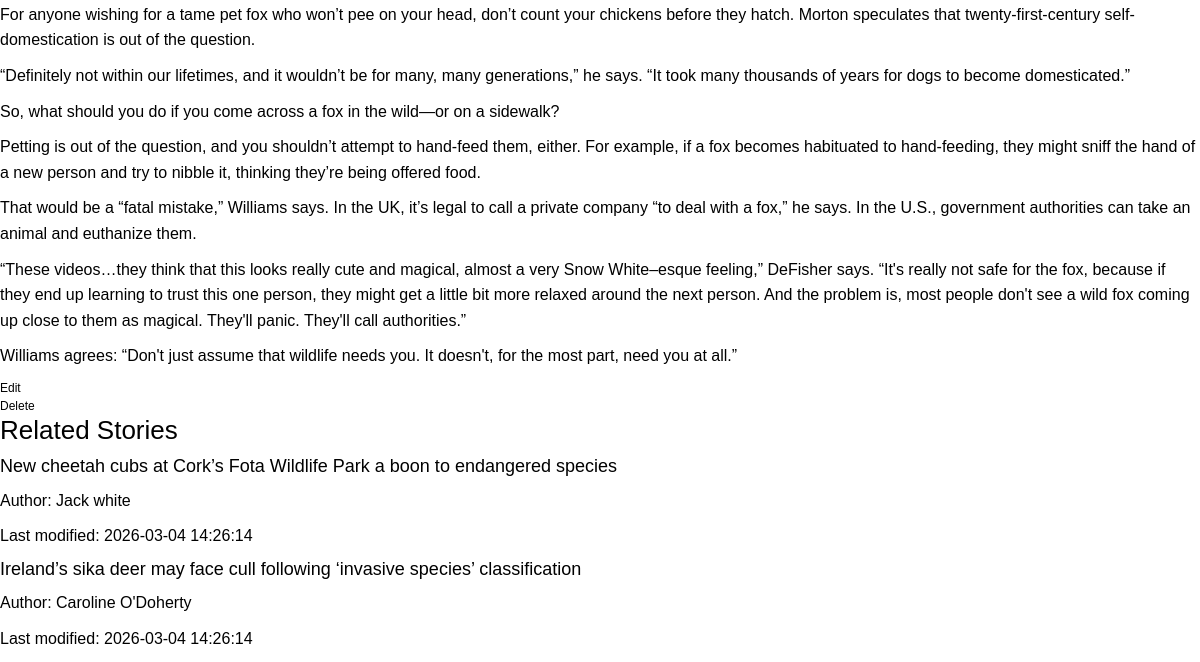
/view_story.php?id=2 (lower part), run on an earlier commit of the app's database.
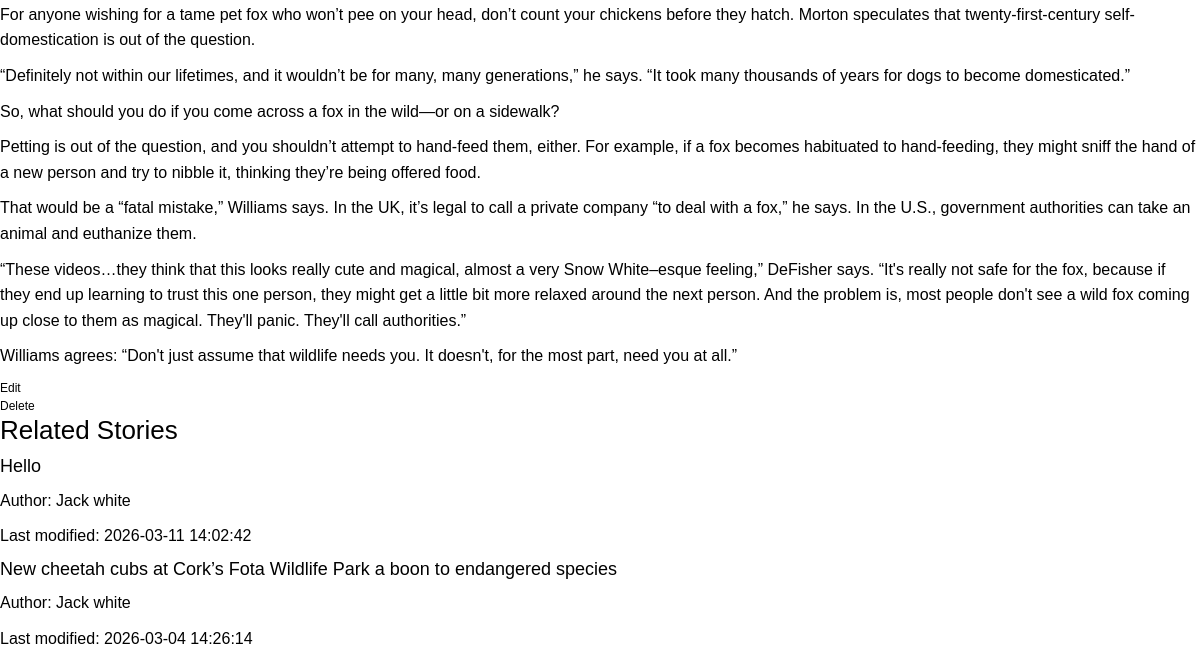
And on a later commit of the database.
### tables this page shows
CREATE TABLE `stories` (
  `id` int NOT NULL,
  `headline` varchar(255) NOT NULL,
  `short_headline` varchar(255) NOT NULL,
  `subheadline` varchar(500) NOT NULL,
  `article` text NOT NULL,
  `img_url` varchar(255) NOT NULL,
  `author_id` int NOT NULL,
  `category_id` int NOT NULL,
  `location_id` int NOT NULL,
  `created_at` timestamp NOT NULL DEFAULT CURRENT_TIMESTAMP,
  `updated_at` timestamp NOT NULL DEFAULT CURRENT_TIMESTAMP
);

CREATE TABLE `authors` (
  `id` int NOT NULL,
  `first_name` varchar(30) NOT NULL,
  `last_name` varchar(30) NOT NULL
);

### classes/Story.php (called while the page is built, shortened)
<?php
class Story {
    public function __construct($props = null) {
        if ($props != null) {
            if (array_key_exists("id", $props)) {
                $this->id = $props["id"];
            }
            $this->headline       = $props["headline"];
            if (array_key_exists("updated_at", $props)) {
                $this->updated_at = $props["updated_at"];
            }
        }
    }
    private static function find($sql, $params, $options = NULL) {
        $stories = array();
        $db = null;
        try {
            $db = DB::getInstance()->getConnection();
            if ($options != NULL && is_array($options)) {
                if (array_key_exists("order_by", $options)) {
                    $allowed_columns = array_keys(get_class_vars(self::class));
                    if (in_array($options["order_by"], $allowed_columns)) {
                        $direction = (array_key_exists("order", $options) && strtoupper($options["order"]) === "DESC") ? "DESC" : "ASC";
                        $sql .= " ORDER BY " . $options["order_by"] . " " . $direction;
                    }
                }
                if (array_key_exists("limit", $options)) {
                    $sql .= " LIMIT :limit";
                    $params["limit"] = $options["limit"];
                }
            }
            $stmt = $db->prepare($sql);
            $status = $stmt->execute($params);
            if ($stmt->rowCount() !== 0) {
                $row = $stmt->fetch(PDO::FETCH_ASSOC);
                while ($row !== FALSE) {
                    $story = new Story($row);
                    $stories[] = $story;
                    $row = $stmt->fetch(PDO::FETCH_ASSOC);
                }
            }
        }
        finally {
            if ($db !== null) {
                $db = null;
            }
        }
        return $stories;
    }
    public static function findByCategory($id, $options = NULL) {
        $sql = "SELECT * FROM stories WHERE category_id = :category_id";
        $params = [
            ":category_id" => $id
        ];
        $stories = Story::find($sql, $params, $options);
        return $stories;
    }
    public static function findById($id) {
        $story = null;
        $db = null;
        try {
            $db = DB::getInstance()->getConnection();
            $sql = "SELECT * FROM stories WHERE id = :id";
            $params = [
                ":id" => $id
            ];
            $stmt = $db->prepare($sql);
            $status = $stmt->execute($params);
            if ($stmt->rowCount() !== 0) {
                $row = $stmt->fetch(PDO::FETCH_ASSOC);
                $story = new Story($row);
            }
        }
        finally {
            if ($db !== null) {
                $db = null;
            }
        }
        return $story;
    }
}
?>

### classes/Category.php (called while the page is built, shortened)
<?php
class Category {
    public function __construct($props = null) {
        if ($props != null) {
            if (array_key_exists("id", $props)) {
                $this->id = $props["id"];
            }
        }
    }
    public static function findById($id) {
        $category = null;
        $db = null;
        try {
            $db = DB::getInstance()->getConnection();
            $sql = "SELECT * FROM categories WHERE id = :id";
            $params = [
                ":id" => $id
            ];
            $stmt = $db->prepare($sql);
            $status = $stmt->execute($params);
            if ($stmt->rowCount() !== 0) {
                $row = $stmt->fetch(PDO::FETCH_ASSOC);
                $category = new Category($row);
            }
        }
        finally {
            if ($db !== null) {
                $db = null;
            }
        }
        return $category;
    }
}
?>

### classes/Author.php (called while the page is built, shortened)
<?php
class Author {
    public function __construct($props = null) {
        if ($props != null) {
            $this->first_name = $props["first_name"];
            $this->last_name  = $props["last_name"];
        }
    }
    public static function findById($id) {
        $author = null;
        $db = null;
        try {
            $db = DB::getInstance()->getConnection();
            $sql = "SELECT * FROM authors WHERE id = :id";
            $params = [
                ":id" => $id
            ];
            $stmt = $db->prepare($sql);
            $status = $stmt->execute($params);
            if ($stmt->rowCount() !== 0) {
                $row = $stmt->fetch(PDO::FETCH_ASSOC);
                $author = new Author($row);
            }
        }
        finally {
            if ($db !== null) {
                $db = null;
            }
        }
        return $author;
    }
}
?>

### view_story.php (the view, shortened to what the changed rows need)
<?php
try {
    $id = $_GET["id"];
    $s = Story::findById($id);
    $category = Category::findById($s->category_id);
    $related_stories = Story::findByCategory($category->id, $options = array('limit' => 3, 'order_by' => 'updated_at', 'order' => 'DESC'));
}
catch (Exception $e) {
    echo $e->getMessage();
    exit();
}
?>
    <link rel="stylesheet" href="css/all.min.css">
    <link rel="stylesheet" href="css/reset.css">
    <link rel="stylesheet" href="css/grid.css">
    <link rel="stylesheet" href="css/main.css">
<html>
    <head>
    </head>
    <body>
        <div>
            <h2>Related Stories</h2>
            <?php foreach ($related_stories as $rs) { ?>
                <?php if ($rs->id == $s->id) { continue; } ?>
                <div>
                    <h3><a href="view_story.php?id=<?= $rs->id ?>"><?= $rs->headline ?></a></h3>
                    <?php $rs_author = Author::findById($rs->author_id); ?>
                    <p>Author: <?= $rs_author->first_name . " " . $rs_author->last_name ?></p>
                    <p>Last modified: <?= $rs->updated_at ?></p>
                </div>
            <?php } ?>
        </div>
    </body>
</html>

What changed in the data, as far as the page shows it:
no longer on this page (row edited): stories: headline "Ireland’s sika deer may face cull following ‘invasive species’ classification", author.first_name "Caroline", author.last_name "O'Doherty", updated_at "2026-03-04 14:26:14"
added stories: headline "Hello", author.first_name "Jack", author.last_name "white", updated_at "2026-03-11 14:02:42"
